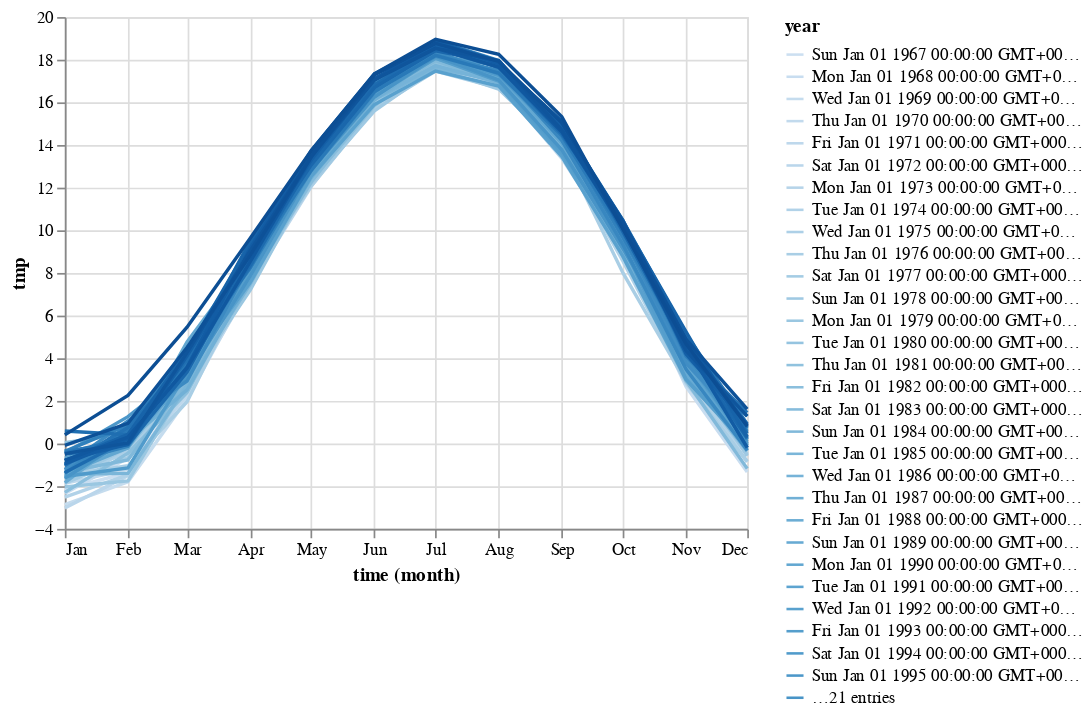

The code cell stored with this chart in its notebook:
### Code cell
data = temperature.tmp.mean(dim=["lat", "lon"]).to_dataframe().dropna().reset_index()
alt.Chart(data).mark_line().encode(
    alt.X("time:T", timeUnit="month"),
    y="tmp:Q",
    color="year:O"
).transform_timeunit(
    "year", field="time", timeUnit="year"
)

### Figure 1 — Vega-Lite specification as saved in the notebook (floating-point values rounded to 4 significant figures; data arrays with more than 128 entries replaced by an {"elided": "..."} marker saying what was removed)
{"$schema": "https://vega.github.io/schema/vega-lite/v2.4.3.json", "config": {"view": {"height": 300, "width": 400}}, "data": {"values": {"elided": "600 records"}}, "encoding": {"color": {"field": "year", "type": "ordinal"}, "x": {"field": "time", "timeUnit": "month", "type": "temporal"}, "y": {"field": "tmp", "type": "quantitative"}}, "mark": "line", "transform": [{"as": "year", "field": "time", "timeUnit": "year"}]}
